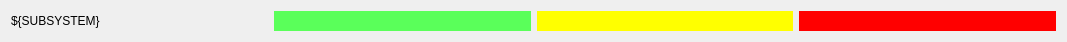
<?xml version="1.0" encoding="UTF-8"?>
<ui version="4.0">
 <class>Form</class>
 <widget class="QWidget" name="Form">
  <property name="geometry">
   <rect>
    <x>0</x>
    <y>0</y>
    <width>1067</width>
    <height>42</height>
   </rect>
  </property>
  <property name="windowTitle">
   <string>Form</string>
  </property>
  <layout class="QHBoxLayout" name="horizontalLayout">
   <item>
    <layout class="QHBoxLayout" name="horizontalLayout_2">
     <item>
      <widget class="PyDMLabel" name="PyDMLabel">
       <property name="sizePolicy">
        <sizepolicy hsizetype="Minimum" vsizetype="Preferred">
         <horstretch>0</horstretch>
         <verstretch>0</verstretch>
        </sizepolicy>
       </property>
       <property name="toolTip">
        <string/>
       </property>
       <property name="text">
        <string>${SUBSYSTEM}</string>
       </property>
      </widget>
     </item>
     <item>
      <widget class="PyDMLabel" name="PyDMLabel_2">
       <property name="sizePolicy">
        <sizepolicy hsizetype="Minimum" vsizetype="Preferred">
         <horstretch>0</horstretch>
         <verstretch>0</verstretch>
        </sizepolicy>
       </property>
       <property name="toolTip">
        <string/>
       </property>
       <property name="styleSheet">
        <string notr="true">background-color: rgb(90, 255, 90);</string>
       </property>
       <property name="text">
        <string/>
       </property>
       <property name="rules" stdset="0">
        <string>[{&quot;name&quot;: &quot;hide&quot;, &quot;property&quot;: &quot;Visible&quot;, &quot;initial_value&quot;: &quot;&quot;, &quot;expression&quot;: &quot;not ch[0][${SUBSYSTEM_NUM}] and not ch[1][${SUBSYSTEM_NUM}]&quot;, &quot;channels&quot;: [{&quot;channel&quot;: &quot;ca://${P}:WarningStatus&quot;, &quot;trigger&quot;: true, &quot;use_enum&quot;: false}, {&quot;channel&quot;: &quot;ca://${P}:InterlockStatus&quot;, &quot;trigger&quot;: true, &quot;use_enum&quot;: false}, {&quot;channel&quot;: &quot;ca://${P}:SubsystemState&quot;, &quot;trigger&quot;: true, &quot;use_enum&quot;: false}, {&quot;channel&quot;: &quot;ca://${P}:State&quot;, &quot;trigger&quot;: true, &quot;use_enum&quot;: true}]}]</string>
       </property>
       <property name="precision" stdset="0">
        <number>0</number>
       </property>
       <property name="showUnits" stdset="0">
        <bool>false</bool>
       </property>
       <property name="precisionFromPV" stdset="0">
        <bool>true</bool>
       </property>
       <property name="alarmSensitiveContent" stdset="0">
        <bool>false</bool>
       </property>
       <property name="alarmSensitiveBorder" stdset="0">
        <bool>true</bool>
       </property>
       <property name="PyDMToolTip" stdset="0">
        <string/>
       </property>
       <property name="channel" stdset="0">
        <string/>
       </property>
      </widget>
     </item>
     <item>
      <widget class="PyDMLabel" name="PyDMLabel_4">
       <property name="sizePolicy">
        <sizepolicy hsizetype="Minimum" vsizetype="Preferred">
         <horstretch>0</horstretch>
         <verstretch>0</verstretch>
        </sizepolicy>
       </property>
       <property name="toolTip">
        <string/>
       </property>
       <property name="styleSheet">
        <string notr="true">background-color: rgb(255, 255, 0);</string>
       </property>
       <property name="text">
        <string/>
       </property>
       <property name="rules" stdset="0">
        <string>[{&quot;name&quot;: &quot;hide&quot;, &quot;property&quot;: &quot;Visible&quot;, &quot;initial_value&quot;: &quot;&quot;, &quot;expression&quot;: &quot;ch[0][${SUBSYSTEM_NUM}]&quot;, &quot;channels&quot;: [{&quot;channel&quot;: &quot;ca://${P}:WarningStatus&quot;, &quot;trigger&quot;: true, &quot;use_enum&quot;: false}, {&quot;channel&quot;: &quot;ca://${P}:InterlockStatus&quot;, &quot;trigger&quot;: true, &quot;use_enum&quot;: false}, {&quot;channel&quot;: &quot;ca://${P}:SubsystemState&quot;, &quot;trigger&quot;: true, &quot;use_enum&quot;: false}, {&quot;channel&quot;: &quot;ca://${P}:State&quot;, &quot;trigger&quot;: true, &quot;use_enum&quot;: true}]}]</string>
       </property>
       <property name="precision" stdset="0">
        <number>0</number>
       </property>
       <property name="showUnits" stdset="0">
        <bool>false</bool>
       </property>
       <property name="precisionFromPV" stdset="0">
        <bool>true</bool>
       </property>
       <property name="alarmSensitiveContent" stdset="0">
        <bool>false</bool>
       </property>
       <property name="alarmSensitiveBorder" stdset="0">
        <bool>true</bool>
       </property>
       <property name="PyDMToolTip" stdset="0">
        <string/>
       </property>
       <property name="channel" stdset="0">
        <string/>
       </property>
      </widget>
     </item>
     <item>
      <widget class="PyDMLabel" name="PyDMLabel_5">
       <property name="sizePolicy">
        <sizepolicy hsizetype="Minimum" vsizetype="Preferred">
         <horstretch>0</horstretch>
         <verstretch>0</verstretch>
        </sizepolicy>
       </property>
       <property name="toolTip">
        <string/>
       </property>
       <property name="styleSheet">
        <string notr="true">background-color: rgb(255, 0, 0);</string>
       </property>
       <property name="text">
        <string/>
       </property>
       <property name="rules" stdset="0">
        <string>[{&quot;name&quot;: &quot;hide&quot;, &quot;property&quot;: &quot;Visible&quot;, &quot;initial_value&quot;: &quot;&quot;, &quot;expression&quot;: &quot;ch[1][${SUBSYSTEM_NUM}]&quot;, &quot;channels&quot;: [{&quot;channel&quot;: &quot;ca://${P}:WarningStatus&quot;, &quot;trigger&quot;: true, &quot;use_enum&quot;: false}, {&quot;channel&quot;: &quot;ca://${P}:InterlockStatus&quot;, &quot;trigger&quot;: true, &quot;use_enum&quot;: false}, {&quot;channel&quot;: &quot;ca://${P}:SubsystemState&quot;, &quot;trigger&quot;: true, &quot;use_enum&quot;: false}, {&quot;channel&quot;: &quot;ca://${P}:State&quot;, &quot;trigger&quot;: true, &quot;use_enum&quot;: true}]}]</string>
       </property>
       <property name="precision" stdset="0">
        <number>0</number>
       </property>
       <property name="showUnits" stdset="0">
        <bool>false</bool>
       </property>
       <property name="precisionFromPV" stdset="0">
        <bool>true</bool>
       </property>
       <property name="alarmSensitiveContent" stdset="0">
        <bool>false</bool>
       </property>
       <property name="alarmSensitiveBorder" stdset="0">
        <bool>true</bool>
       </property>
       <property name="PyDMToolTip" stdset="0">
        <string/>
       </property>
       <property name="channel" stdset="0">
        <string/>
       </property>
      </widget>
     </item>
    </layout>
   </item>
  </layout>
 </widget>
 <customwidgets>
  <customwidget>
   <class>PyDMLabel</class>
   <extends>QLabel</extends>
   <header>pydm.widgets.label</header>
  </customwidget>
 </customwidgets>
 <resources/>
 <connections/>
</ui>
